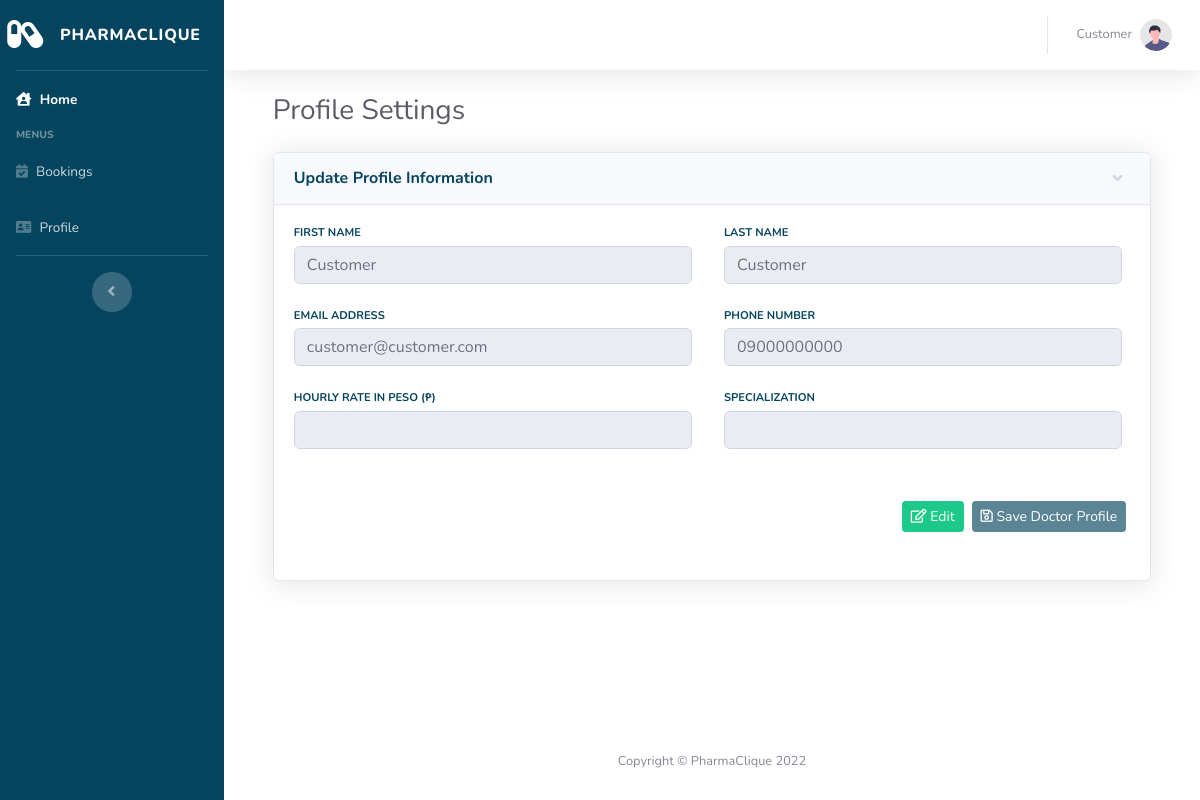
Page /doctor/profile.php (signed in) on the earlier database version.
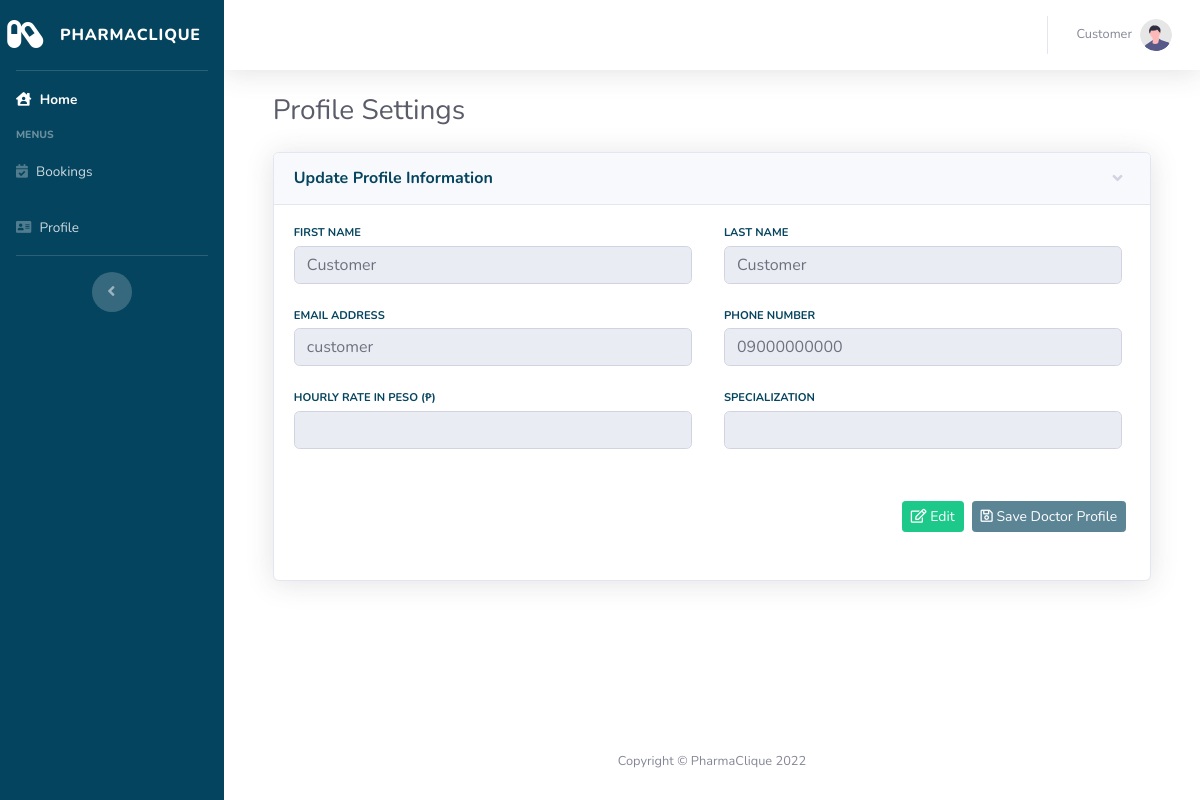
Same page on the later database version.
### tables this page shows
CREATE TABLE `users` (
  `id` int(12) NOT NULL,
  `firstname` varchar(256) DEFAULT NULL,
  `lastname` varchar(256) DEFAULT NULL,
  `email` varchar(256) DEFAULT NULL,
  `phone_number` varchar(12) DEFAULT '09000000000',
  `password` varchar(128) DEFAULT NULL,
  `role` int(12) DEFAULT NULL,
  `validated` tinyint(1) DEFAULT 1
);

### doctor/profile.php (the view, shortened to what the changed rows need)
<?php
include("head.php");
$user_id = $_SESSION['user_id'];
$checkUser = $mysqli->query("SELECT * FROM users WHERE id='$user_id' ");
$user = $checkUser->fetch_array();
$first_name = $user["firstname"];
$last_name = $user["lastname"];
$email = $user["email"];
$phone_number = $user["phone_number"];
?>
<body id="page-top">
    <div id="wrapper">
        <div id="content-wrapper" class="d-flex flex-column">
            <div id="content">
                <div class="container-fluid">
                    <div id="vueApp">
                        <div class="d-sm-flex align-items-center justify-content-between mb-4">
                            <h1 class="h3 mb-0 text-gray-800">Profile Settings</h1>
                        </div>
                        <div class="row">
                            <div class="col-lg-12">
                                <div class="card shadow mb-4">
                                    <div class="collapse show" id="collapseStore">
                                        <div class="card-body">
                                            <form method="post" action="process_profile.php">
                                                <div class="row">
                                                    <div class="col-xl-6 col-md-6 mb-4">
                                                        <div class="row no-gutters align-items-center">
                                                            <div class="col mr-2">
                                                                <div class="h5 mb-0 font-weight-bold text-gray-800">
                                                                    <input :disabled="!editUserProfile" type="text" class="form-control" name="first_name" value="<?php echo $first_name; ?>" required>
                                                                </div>
                                                            </div>
                                                        </div>
                                                    </div>
                                                    <div class="col-xl-6 col-md-6 mb-4">
                                                        <div class="row no-gutters align-items-center">
                                                            <div class="col mr-2">
                                                                <div class="h5 mb-0 font-weight-bold text-gray-800">
                                                                    <input :disabled="!editUserProfile" type="text" class="form-control" name="last_name" value="<?php echo $last_name; ?>" required>
                                                                </div>
                                                            </div>
                                                        </div>
                                                    </div>
                                                    <div class="col-xl-6 col-md-6 mb-4">
                                                        <div class="row no-gutters align-items-center">
                                                            <div class="col mr-2">
                                                                <div class="h5 mb-0 font-weight-bold text-gray-800">
                                                                    <input :disabled="!editUserProfile" type="text" class="form-control" name="email" value="<?php echo $email; ?>" required>
                                                                </div>
                                                            </div>
                                                        </div>
                                                    </div>
                                                    <div class="col-xl-6 col-md-6 mb-4">
                                                        <div class="row no-gutters align-items-center">
                                                            <div class="col mr-2">
                                                                <div class="h5 mb-0 font-weight-bold text-gray-800">
                                                                    <input :disabled="!editUserProfile" type="text" class="form-control" name="phone_number" value="<?php echo $phone_number; ?>" required>
                                                                </div>
                                                            </div>
                                                        </div>
                                                    </div>
                                                </div>
                                            </form>
                                        </div>
                                    </div>
                                </div>
                            </div>
                        </div>
                    </div>
                </div>
            </div>
        </div>
        <?php include("footer.php"); ?>
</body>
</html>

Differences in the rows shown:
changed users "Customer": email "customer@customer.com" → "customer"
